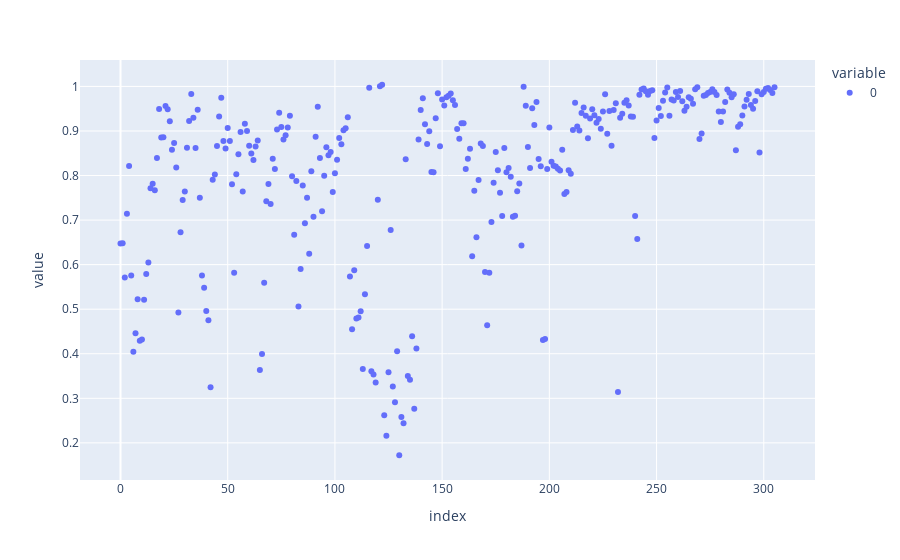

The code cell stored with this chart in its notebook:
### Code cell
px.scatter(percentage_wt['gal1']/percentage_wt['glu1'])

### Figure 1 — Plotly figure (JSON) as saved in the notebook; plotly's stock layout.template omitted (floating-point values rounded to 4 significant figures; data arrays with more than 128 entries replaced by an {"elided": "..."} marker saying what was removed)
{"data": [{"hovertemplate": "variable=0<br>index=%{x}<br>value=%{y}<extra></extra>", "legendgroup": "0", "marker": {"color": "#636efa", "symbol": "circle"}, "mode": "markers", "name": "0", "orientation": "v", "showlegend": true, "type": "scatter", "x": {"elided": "306 int values"}, "xaxis": "x", "y": {"elided": "306 float values"}, "yaxis": "y"}], "layout": {"legend": {"title": {"text": "variable"}, "tracegroupgap": 0}, "margin": {"t": 60}, "xaxis": {"anchor": "y", "domain": [0, 1], "title": {"text": "index"}}, "yaxis": {"anchor": "x", "domain": [0, 1], "title": {"text": "value"}}}}
